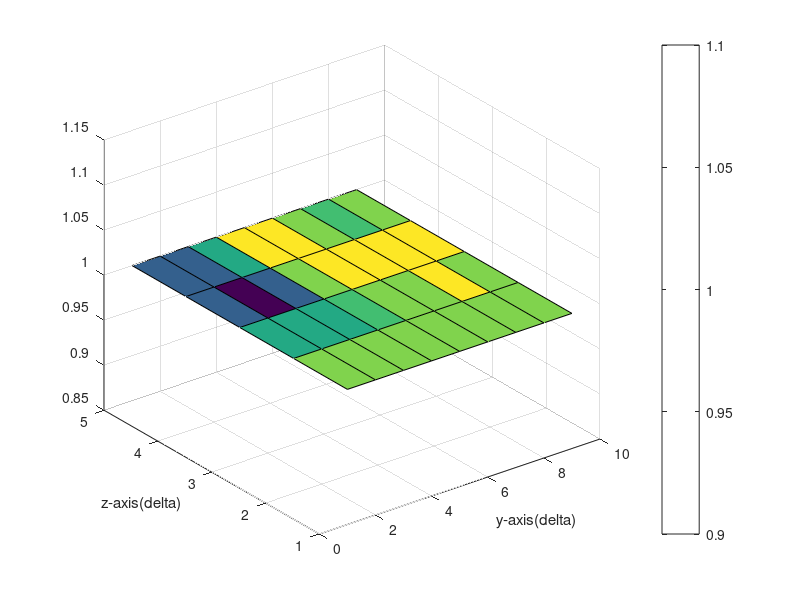

Here is the MATLAB script that generated this plot:
clear all;

ny = 9;
nz = 5;

A = zeros(ny*nz,ny*nz);

for iy = 2:ny-1
    for iz = 2:nz-1
        n = (iz-1)*ny+iy;
        A(n,n+1) = 1;
        A(n,n+9) = 1;
        A(n,n) = -4;
        A(n,n-1) = 1;
        A(n,n-9) = 1;
    end
end


% bottom boundary
for iy = 1:ny
    A(iy,iy) = 1;
end

% left boundary
for iz = 2:nz-1
    n = (iz-1)*ny+1;
    A(n,n + 1) = 1;
    A(n,n + ny) = 0.5;
    A(n,n) = -2;
    A(n,n - ny) = 0.5;
end

% right boundary
for iz = 2:nz-1
    n = (iz-1)*ny+ny;
    
    A(n,n + ny) = 0.5;
    A(n,n) = -2;
    A(n,n - ny) = 0.5;
    A(n,n - 1) = 1;
end

% top boundary
for iy = 3:ny-2
    n = (nz-1)*ny+iy;
    A(n,n + 1) = 0.5;
    A(n,n) = -2;
    A(n,n - ny) = 1;
    A(n,n - 1) = 0.5;
end

% top left
for iy = 1:2
    n = (nz-1)*ny+iy;
    A(n,n) = 1;
end

% top right
for iy = ny-1:ny
    n = (nz-1)*ny+iy;
    A(n,n) = 1;
end

b = zeros(ny*nz,1);


%% Boundary condition
% Bottom
for iy = 1:ny
    b(iy,1) = 1;
end

% top left
for iy = 1:2
    n = (nz-1)*ny+iy;
    b(n,1) = 1;
end

% top right
for iy = ny-1:ny
    n = (nz-1)*ny+iy;
    b(n,1) = 1;
end

x = A\b;
psi = zeros(ny,nz);
for i = 1:nz
psi(1:9,i)=x((i-1)*ny+1:(i-1)*ny+9);
end

figure(201)
surf(psi');
xlabel('y-axis(delta)');
ylabel('z-axis(delta)');
colorbar;
